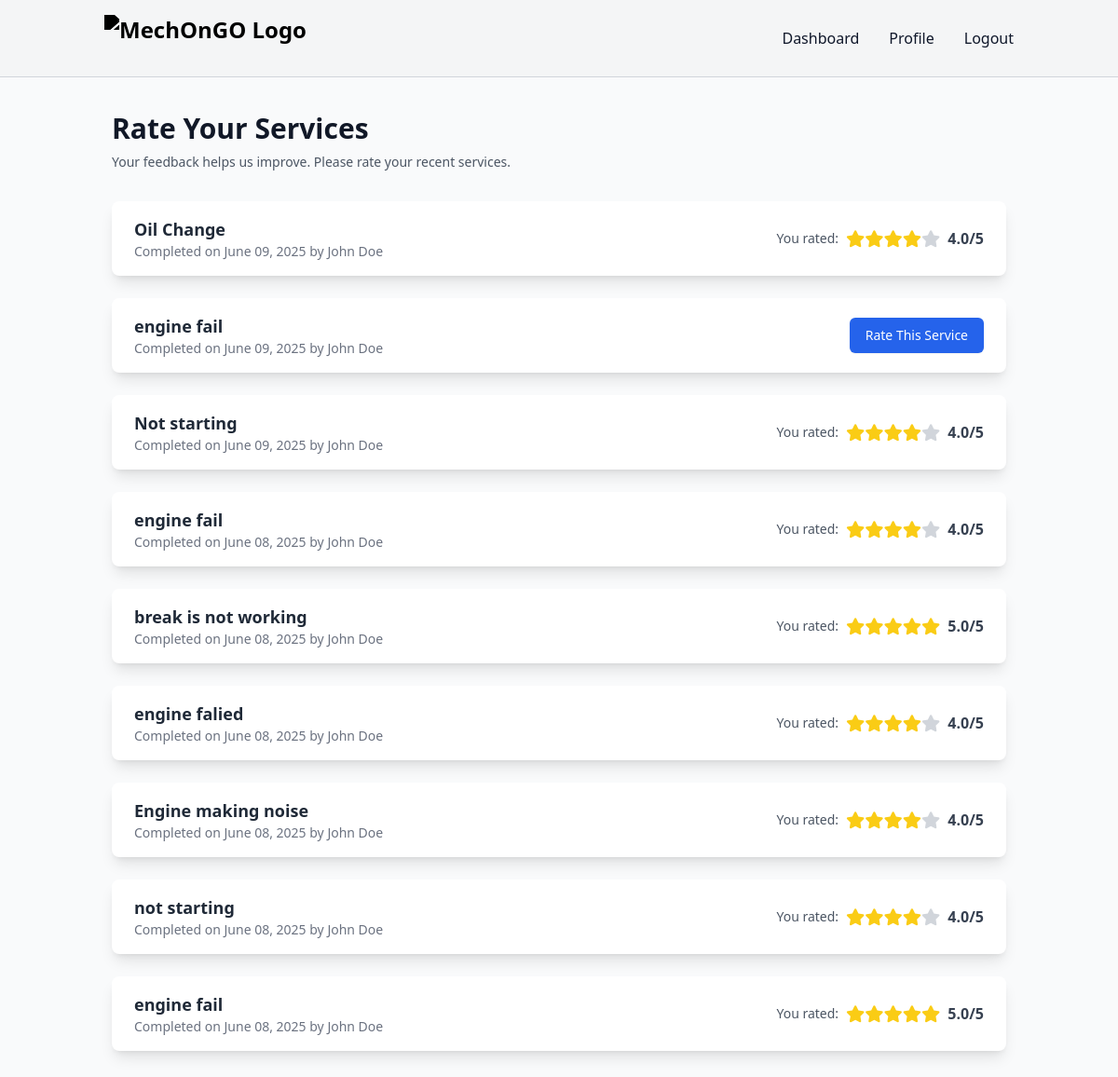
The app's page /customer/rate-service/ (signed in) with its own data.
### main/models.py (models this page shows, shortened)
class Job(models.Model):
    STATUS_CHOICES = [
        ('pending', 'Pending'),
        ('scheduled', 'Scheduled'),
        ('en_route', 'En Route'),
        ('in_progress', 'In Progress'),
        ('completed', 'Completed'),
        ('cancelled', 'Cancelled'),
    ]
    service_request = models.ForeignKey(ServiceRequest, on_delete=models.CASCADE, related_name='jobs')
    mechanic = models.ForeignKey(User, on_delete=models.SET_NULL, null=True, blank=True)
    start_time = models.DateTimeField()
    end_time = models.DateTimeField()
    status = models.CharField(max_length=20, choices=STATUS_CHOICES, default='pending')
    rating = models.FloatField(null=True, blank=True)
    comments = models.TextField(blank=True, null=True)  # Added null=True
    completed_at = models.DateTimeField(null=True, blank=True)

class ServiceRequest(models.Model):
    STATUS_CHOICES = [
        ('pending', 'Pending'),
        ('accepted', 'Accepted'),
        ('declined', 'Declined'),
        ('completed', 'Completed'),
    ]
    PAYMENT_METHOD_CHOICES = [
        ('cash', 'Cash on Hand'),
        ('online', 'Online Payment'),
    ]
    customer = models.ForeignKey(User, on_delete=models.CASCADE, related_name='service_requests')
    mechanic = models.ForeignKey(User, on_delete=models.SET_NULL, null=True, blank=True, related_name='assigned_requests')
    issue_description = models.TextField(blank=True, null=True)
    vehicle_type = models.CharField(max_length=100, blank=True, null=True)
    vehicle_make = models.CharField(max_length=50, blank=True, null=True)
    vehicle_model = models.CharField(max_length=50, blank=True, null=True)
    vehicle_year = models.IntegerField(blank=True, null=True)
    vehicle_number = models.CharField(max_length=20, blank=True, null=True)
    vehicle_license = models.CharField(max_length=20, blank=True, null=True)
    preferred_datetime = models.DateTimeField(blank=True, null=True)
    estimated_cost = models.DecimalField(max_digits=10, decimal_places=2, null=True, blank=True)
    status = models.CharField(max_length=20, choices=STATUS_CHOICES, default='pending')
    created_at = models.DateTimeField(auto_now_add=True)
    phone_number = models.CharField(max_length=20, blank=True, null=True)
    otp = models.CharField(max_length=8, null=True, blank=True)
    otp_created_at = models.DateTimeField(null=True, blank=True)
    location = models.CharField(max_length=255, blank=True, null=True)
    additional_notes = models.TextField(blank=True)
    payment_method = models.CharField(max_length=20, choices=PAYMENT_METHOD_CHOICES, default='cash')

### main/views.py (the view, shortened to what this page needs)
# urls.py: path('customer/rate-service/', views.rate_service, name='rate_service'),
@login_required
def rate_service(request):
    if request.user.profile.is_mechanic:
        return redirect('home')
    completed_jobs = Job.objects.filter(
        service_request__customer=request.user,
        status='completed'
    ).select_related(
        'service_request', 'mechanic', 'mechanic__profile'
    ).order_by('-completed_at')
    job_to_preselect = request.GET.get('job_id')
    context = {
        'completed_jobs': completed_jobs,
        'job_to_preselect': job_to_preselect,
    }
    return render(request, 'Customer/rate_service.html', context)

### main/templates/Customer/rate_service.html (shortened to what this page needs)
{% extends 'general/base.html' %}
{% load static %}
{% block content %}
<div class="container mx-auto px-4 sm:px-6 lg:px-8 py-10">
    <div class="mb-8">
        <h1 class="text-3xl font-bold text-gray-900">Rate Your Services</h1>
        <p class="mt-2 text-sm text-gray-600">Your feedback helps us improve. Please rate your recent services.</p>
    </div>
    <div class="space-y-6">
        {% for job in completed_jobs %}
            <div class="bg-white shadow-lg rounded-lg overflow-hidden" id="job-card-{{ job.id }}">
                <div class="px-6 py-4">
                    <div class="flex flex-col md:flex-row md:items-center md:justify-between">
                        <div>
                            <h4 class="text-lg font-semibold text-gray-800">{{ job.service_request.issue_description }}</h4>
                            <p class="text-sm text-gray-500">
                                Completed on {{ job.completed_at|date:"F d, Y" }} by {{ job.mechanic.get_full_name }}
                            </p>
                        </div>
                        {% if job.rating %}
                            <div class="mt-3 md:mt-0 flex items-center">
                                <span class="text-sm text-gray-600 mr-2">You rated:</span>
                                <div class="flex items-center">
                                    {% for i in "12345" %}
                                        <i class="fas fa-star text-lg {% if job.rating >= i|add:0 %}text-yellow-400{% else %}text-gray-300{% endif %}"></i>
                                    {% endfor %}
                                    <span class="ml-2 font-bold text-gray-700">{{ job.rating|floatformat:1 }}/5</span>
                                </div>
                            </div>
                        {% else %}
                             <button type="button" class="mt-3 md:mt-0 toggle-rating-form-btn inline-flex items-center px-4 py-2 border border-transparent text-sm font-medium rounded-md shadow-sm text-white bg-blue-600 hover:bg-blue-700">
                                Rate This Service
                            </button>
                        {% endif %}
                    </div>
                </div>
            </div>
        {% empty %}
            <div class="text-center py-16 bg-white rounded-lg shadow-md">
                <h3 class="text-lg font-medium text-gray-900">No Services to Rate</h3>
                <p class="mt-1 text-sm text-gray-500">You don't have any completed services yet.</p>
            </div>
        {% endfor %}
    </div>
</div>
{% endblock %}

### main/templates/general/base.html (shortened to what this page needs)
{% load static %}
<!DOCTYPE html>
<html lang="en">
<head>
    <script src="https://cdn.tailwindcss.com"></script>
    <link rel="stylesheet" href="https://cdnjs.cloudflare.com/ajax/libs/font-awesome/6.4.0/css/all.min.css">
</head>
<body class="bg-gray-50 font-sans antialiased">
    <nav id="navbar" class="fixed top-0 left-0 w-full z-50 bg-gray-100/90 backdrop-blur-md border-b border-gray-300 text-dark navbar-light transition-all duration-300">
        <div class="container mx-auto px-6 py-4 flex justify-between items-center">
            <a href="{% url 'home' %}" class="text-2xl font-bold flex items-center">
                <img src="{% static 'img/mechonGO.png' %}" alt="MechOnGO Logo" class="mr-2 logo-img" style="height: 50px;">
            </a>
            <div class="hidden md:flex space-x-8">
                {% if user.is_authenticated %}
                    {% if user.profile.is_admin %}
                        <a href="#" class="hover:text-neon transition duration-300 nav-link">Admin Dashboard</a>
                    {% elif user.profile.is_mechanic %}
                        <a href="{% url 'mechanic_dashboard' %}" class="hover:text-neon transition duration-300 nav-link">Mechanic Dashboard</a>
                        <a href="{% url 'mechanic_profile' %}" class="hover:text-neon transition duration-300 nav-link">Profile</a>
                    {% else %}
                        <a href="{% url 'customer_dashboard' %}" class="hover:text-neon transition duration-300 nav-link">Dashboard</a>
                        <a href="{% url 'customer_profile' %}" class="hover:text-neon transition duration-300 nav-link">Profile</a>
                    {% endif %}
                    <a href="{% url 'logout' %}" class="hover:text-neon transition duration-300 nav-link">Logout</a>
                {% endif %}
            </div>
        </div>
    </nav>
    <main class="pt-20">
        {% block content %}
        {% endblock %}
    </main>
</body>
</html>

### main/templates/general/base.html (style rules this page uses)
body { font-family: 'Inter', sans-serif; }
.logo-img { transition: filter 0.3s ease; }
.navbar-light .logo-img { filter: brightness(0); }

### records on screen
Job: service_request.issue_description "Oil Change", completed_at "June 09, 2025", mechanic.get_full_name "John Doe", rating "4.0"
Job: service_request.issue_description "engine fail", completed_at "June 09, 2025", mechanic.get_full_name "John Doe", shows "Rate This Service"
Job: service_request.issue_description "Not starting", completed_at "June 09, 2025", mechanic.get_full_name "John Doe", rating "4.0"
Job: service_request.issue_description "engine fail", completed_at "June 08, 2025", mechanic.get_full_name "John Doe", rating "4.0"
Job: service_request.issue_description "break is not working", completed_at "June 08, 2025", mechanic.get_full_name "John Doe", rating "5.0"
Job: service_request.issue_description "engine falied", completed_at "June 08, 2025", mechanic.get_full_name "John Doe", rating "4.0"
Job: service_request.issue_description "Engine making noise", completed_at "June 08, 2025", mechanic.get_full_name "John Doe", rating "4.0"
Job: service_request.issue_description "not starting", completed_at "June 08, 2025", mechanic.get_full_name "John Doe", rating "4.0"
Job: service_request.issue_description "engine fail", completed_at "June 08, 2025", mechanic.get_full_name "John Doe", rating "5.0"
